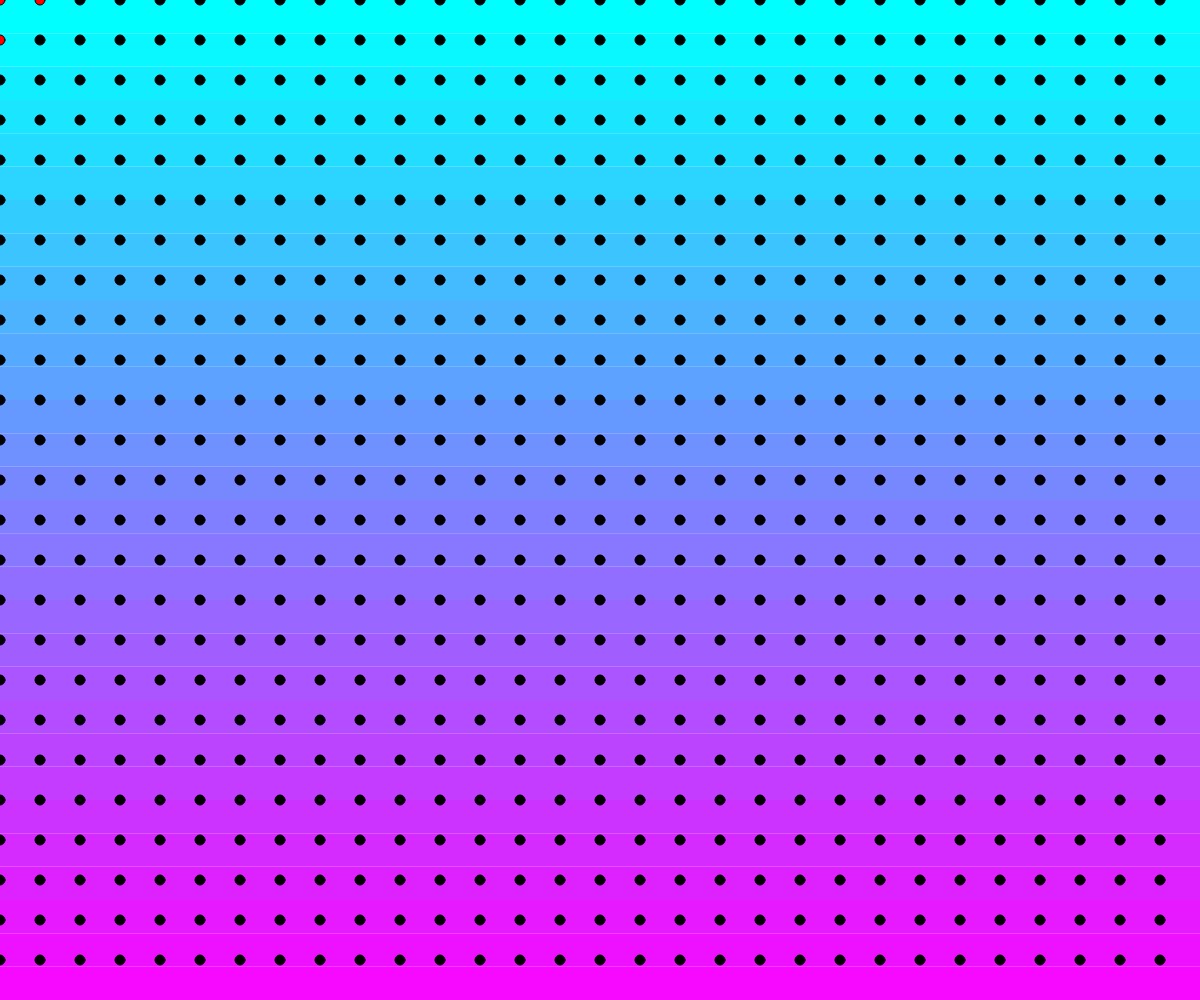
Frame 1 (no input)
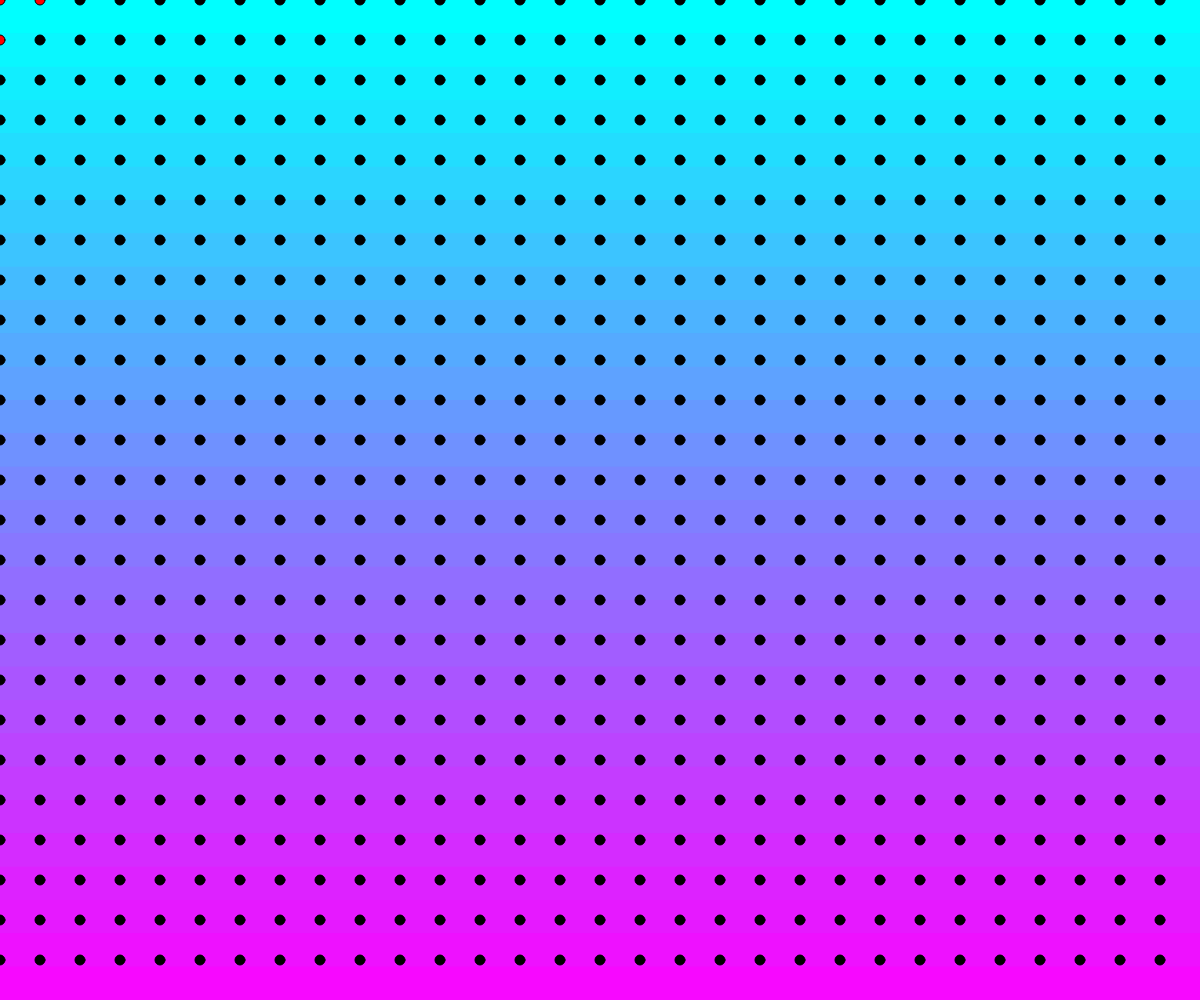
Frame 60 (no input)
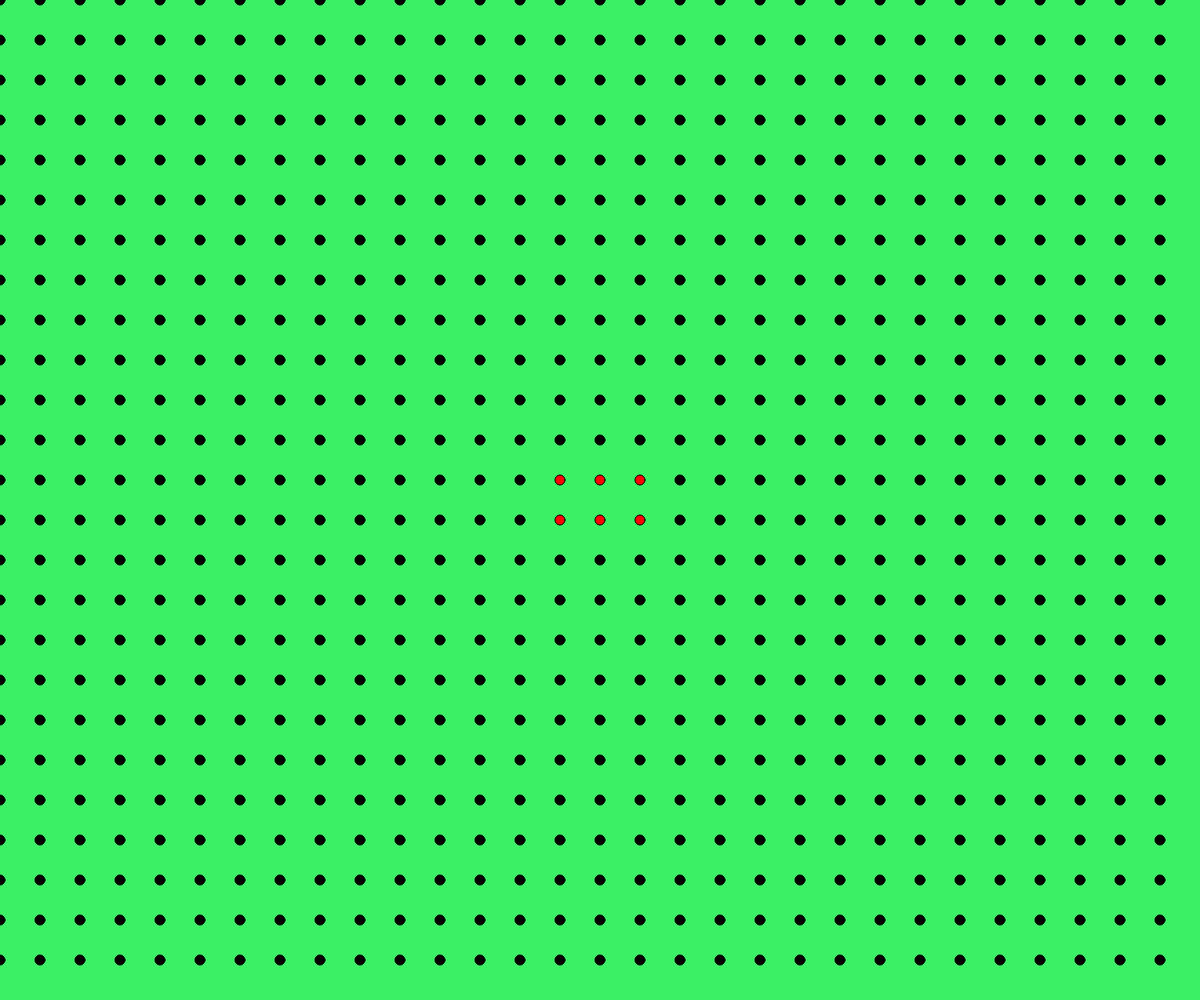
Frame 120 (the mouse pressed at the canvas centre since frame 60)

The p5.js sketch that drew these frames (run headless with seeded random() and noise() and a simulated clock; from frame 60 on, the mouse is pressed at the canvas centre):

// p5.js sketch
// ── sketch.js
// Drawing with Loops 
// Vlad Atamanchuk
// Sep 25, 2023
//
// Using single and nested loops for drawing purposes. 

//Global Variables
let numSegments = 30;
let segmentHeight;
let currentBackground = 0; //state variable (0,2)
const GRID_SPACING = 40; // CAP > const

function grid(){
  //use a nested loop to draw a grid on the screen.
  for(let x = 0; x < width; x += GRID_SPACING){
    for(let y = 0; y < height; y += GRID_SPACING){
      if(dist(x,y,mouseX,mouseY) < 50){
        fill(255,0,0);
      }
      else{
        fill(0);
      }
      circle(x,y,10);
    }
  }
}

function setup() {
  createCanvas(windowWidth, windowHeight);
  segmentHeight = height/numSegments;
}

function gradient(){
  noStroke();
  // draw a series of skinny rectangles > gradient 
  for(let i = 0; i < numSegments; i ++){  //repeat numSegment (7) times. 
    let y = i * segmentHeight;
    let c = map(y,0,height,0,255);
    fill(c,255-c,255); // ^ red, - green, max blue
    rect(0,y,width,segmentHeight);
  }
  stroke(0);
}

function selectBackground(){
  //check the state varibale currentBackground 
  //and render the appropriate one. 
  if (currentBackground === 0) {
    gradient();
  }
  else if(currentBackground ===1) {
    background(255);
  }
  else {
    background(60,240,102);
  }
  changeStateVar();
}

function changeStateVar(){
  if (mouseIsPressed){
    if(mouseButton ===LEFT){
      currentBackground ++;
    }
    if (currentBackground > 2){
      currentBackground = 0;
    }
    if (mouseButton === RIGHT){
      currentBackground --;
      if (currentBackground < 0){
        currentBackground =2;
      }
    }
    
  }
}


function draw() {
  selectBackground();
  grid();
}

function mousePressed(){
  print(mouseButton);
  return false;
}
